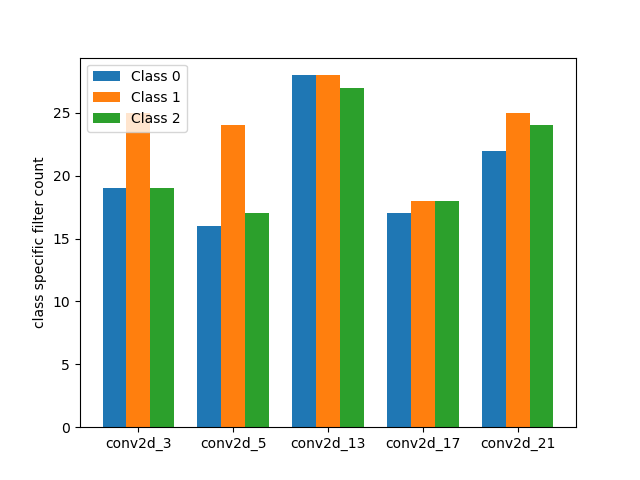
#> input picture src/spatial_attribute_analysis/uresnet_feature_count.png, 640 x 480 px, given as the content of the folder ./URESNET, which was not available
$ python splitImage.py
#> lines starting #> are read from the running program, lines starting #| are printed output that depends on the picture; pictures that were not available may be replaced by others from this repository, and a replacement may not be noted
import cv2
import matplotlib.pyplot as plt
import numpy as np
import os
from glob import glob
from PIL import Image

root_path = './URESNET'
paths = glob(root_path + '/*.png')

for i, img_path in enumerate(paths):
	img_id = img_path.split("/")[-1].split("_")[0]
	feature_id = img_path.split("/")[-1][3:].split(".")[0]
	img = Image.open(img_path)
#> img is the input picture: PIL image 640x480 RGBA; mean R, G, B, A 207.4, 213.1, 194, 255
	row_size, col_size = img.size[0]//6, img.size[1]//6
#> row_size = 106; col_size = 80
	root_path_ = os.path.join(root_path, feature_id)
	print (img_id)
	orig_img = img.crop((0, 0, row_size, col_size))
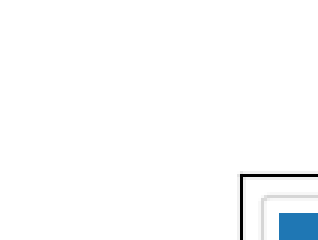
#> orig_img: PIL image 106x80 RGBA (shown 3 times larger); mean R, G, B, A 250.1, 251.3, 252.2, 255

	for xi in range(0, 6):
		for yi in range(0, 6):
			if (xi == 0) and (yi == 0): continue
			save_path = os.path.join(root_path_, str((xi*6 + yi)))
			if not os.path.exists(save_path):
				os.makedirs(save_path)

			concept = img.crop((yi*row_size, xi*col_size, (yi+1)*row_size, (xi+1)*col_size))

			concept.save(os.path.join(save_path, img_id +'_' +str((xi*6 + yi))+ '.png'))

			orig_img.save(os.path.join(root_path_, img_id + '.png'))
#> this loop made 6 passes
#> pass 1, `concept.save(os.path.join(save_path, img_id +'_' +str((xi*6 + yi))+ '...`:
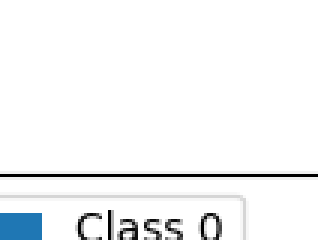
#> saved as uresnet_1.png: PIL image 106x80 RGBA (shown 3 times larger); mean R, G, B, A 244, 245.3, 246.2, 255
#> pass 1, `concept.save(os.path.join(save_path, img_id +'_' +str((xi*6 + yi))+ '...`:
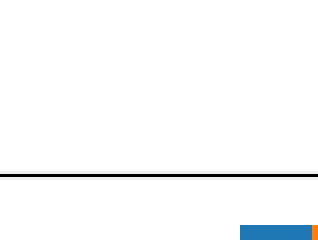
#> saved as uresnet_2.png: PIL image 106x80 RGBA (shown 3 times larger); mean R, G, B, A 248.3, 249.4, 250.1, 255
#> pass 1, `concept.save(os.path.join(save_path, img_id +'_' +str((xi*6 + yi))+ '...`:
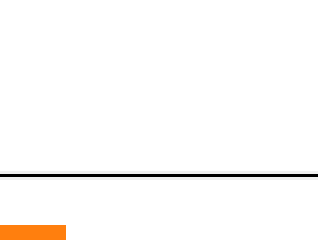
#> saved as uresnet_3.png: PIL image 106x80 RGBA (shown 3 times larger); mean R, G, B, A 251.5, 249.8, 248.3, 255
#> pass 1, `concept.save(os.path.join(save_path, img_id +'_' +str((xi*6 + yi))+ '...`:
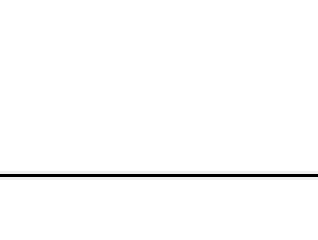
#> saved as uresnet_4.png: PIL image 106x80 RGBA (shown 3 times larger); mean R, G, B, A 251.5, 251.5, 251.5, 255
#> after the loop:
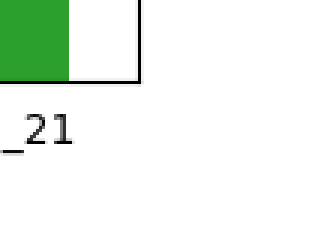
#> concept: PIL image 106x80 RGBA (shown 3 times larger); mean R, G, B, A 235.5, 244, 235.5, 255
